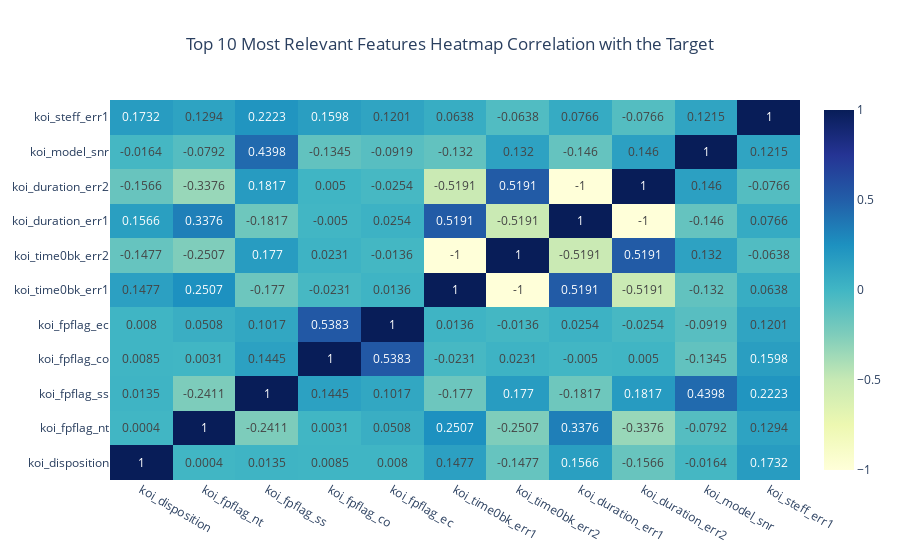

The cell this chart's notebook holds for it:
### Code cell
fig = go.Figure(data=go.Heatmap(z = rel_correlation.round(3).values.tolist(),
                                x = rel_correlation.columns.to_list(),
                                y = rel_correlation.index.to_list(),
                                colorscale = 'ylgnbu',
                                text = rel_correlation.round(4).values,
                                texttemplate = "%{text}",
                                textfont = {"size":12}))

fig.update_layout(title_text='Top 10 Most Relevant Features Heatmap Correlation with the Target', title_x=0.5)

fig.show()

### Figure 1 — Plotly figure (JSON) as saved in the notebook; plotly's stock layout.template omitted (floating-point values rounded to 4 significant figures)
{"data": [{"colorscale": [[0, "rgb(255,255,217)"], [0.125, "rgb(237,248,177)"], [0.25, "rgb(199,233,180)"], [0.375, "rgb(127,205,187)"], [0.5, "rgb(65,182,196)"], [0.625, "rgb(29,145,192)"], [0.75, "rgb(34,94,168)"], [0.875, "rgb(37,52,148)"], [1, "rgb(8,29,88)"]], "text": [[1, 0.0004, 0.0135, 0.0085, 0.008, 0.1477, -0.1477, 0.1566, -0.1566, -0.0164, 0.1732], [0.0004, 1, -0.2411, 0.0031, 0.0508, 0.2507, -0.2507, 0.3376, -0.3376, -0.0792, 0.1294], [0.0135, -0.2411, 1, 0.1445, 0.1017, -0.177, 0.177, -0.1817, 0.1817, 0.4398, 0.2223], [0.0085, 0.0031, 0.1445, 1, 0.5383, -0.0231, 0.0231, -0.005, 0.005, -0.1345, 0.1598], [0.008, 0.0508, 0.1017, 0.5383, 1, 0.0136, -0.0136, 0.0254, -0.0254, -0.0919, 0.1201], [0.1477, 0.2507, -0.177, -0.0231, 0.0136, 1, -1, 0.5191, -0.5191, -0.132, 0.0638], [-0.1477, -0.2507, 0.177, 0.0231, -0.0136, -1, 1, -0.5191, 0.5191, 0.132, -0.0638], [0.1566, 0.3376, -0.1817, -0.005, 0.0254, 0.5191, -0.5191, 1, -1, -0.146, 0.0766], [-0.1566, -0.3376, 0.1817, 0.005, -0.0254, -0.5191, 0.5191, -1, 1, 0.146, -0.0766], [-0.0164, -0.0792, 0.4398, -0.1345, -0.0919, -0.132, 0.132, -0.146, 0.146, 1, 0.1215], [0.1732, 0.1294, 0.2223, 0.1598, 0.1201, 0.0638, -0.0638, 0.0766, -0.0766, 0.1215, 1]], "textfont": {"size": 12}, "texttemplate": "%{text}", "type": "heatmap", "x": ["koi_disposition", "koi_fpflag_nt", "koi_fpflag_ss", "koi_fpflag_co", "koi_fpflag_ec", "koi_time0bk_err1", "koi_time0bk_err2", "koi_duration_err1", "koi_duration_err2", "koi_model_snr", "koi_steff_err1"], "y": ["koi_disposition", "koi_fpflag_nt", "koi_fpflag_ss", "koi_fpflag_co", "koi_fpflag_ec", "koi_time0bk_err1", "koi_time0bk_err2", "koi_duration_err1", "koi_duration_err2", "koi_model_snr", "koi_steff_err1"], "z": [[1, 0, 0.014, 0.009, 0.008, 0.148, -0.148, 0.157, -0.157, -0.016, 0.173], [0, 1, -0.241, 0.003, 0.051, 0.251, -0.251, 0.338, -0.338, -0.079, 0.129], [0.014, -0.241, 1, 0.145, 0.102, -0.177, 0.177, -0.182, 0.182, 0.44, 0.222], [0.009, 0.003, 0.145, 1, 0.538, -0.023, 0.023, -0.005, 0.005, -0.134, 0.16], [0.008, 0.051, 0.102, 0.538, 1, 0.014, -0.014, 0.025, -0.025, -0.092, 0.12], [0.148, 0.251, -0.177, -0.023, 0.014, 1, -1, 0.519, -0.519, -0.132, 0.064], [-0.148, -0.251, 0.177, 0.023, -0.014, -1, 1, -0.519, 0.519, 0.132, -0.064], [0.157, 0.338, -0.182, -0.005, 0.025, 0.519, -0.519, 1, -1, -0.146, 0.077], [-0.157, -0.338, 0.182, 0.005, -0.025, -0.519, 0.519, -1, 1, 0.146, -0.077], [-0.016, -0.079, 0.44, -0.134, -0.092, -0.132, 0.132, -0.146, 0.146, 1, 0.121], [0.173, 0.129, 0.222, 0.16, 0.12, 0.064, -0.064, 0.077, -0.077, 0.121, 1]]}], "layout": {"title": {"text": "Top 10 Most Relevant Features Heatmap Correlation with the Target", "x": 0.5}}}
